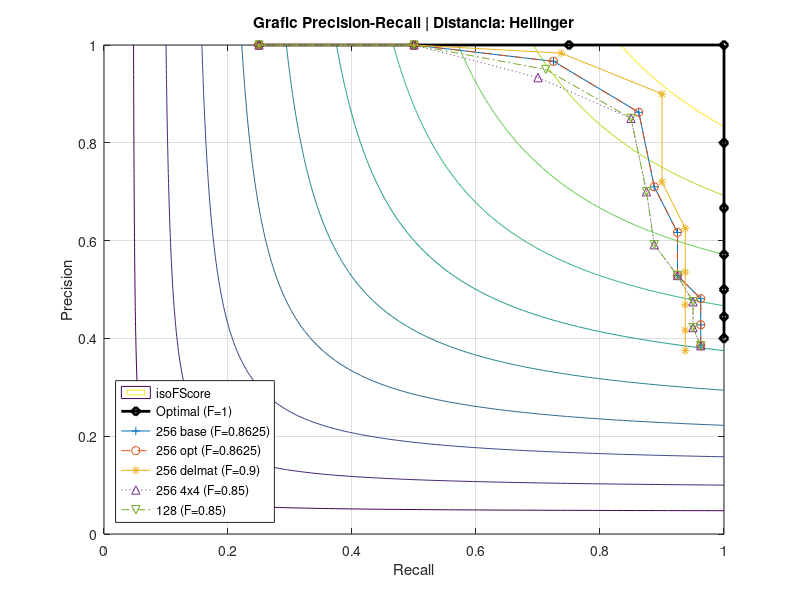

The MATLAB source for this figure:
clear all
%% Cargamos precision i recalls i calculamos F-score
% 256_base
load("precision_256_base.mat","precision_avg") 
precision_256_base = precision_avg;
load("recall_256_base.mat","recall_avg") 
recall_256_base = recall_avg;
f_score_256_base = max((2.*precision_256_base.*recall_256_base)./(precision_256_base+recall_256_base));

% 256_delmat
load("precision_256_delmat.mat","precision_avg") 
precision_256_delmat = precision_avg;
load("recall_256_delmat.mat","recall_avg") 
recall_256_delmat = recall_avg;
f_score_256_delmat = max((2.*precision_256_delmat.*recall_256_delmat)./(precision_256_delmat+recall_256_delmat));

% 256_opt
load("precision_256_opt.mat","precision_avg") 
precision_256_opt = precision_avg;
load("recall_256_opt.mat","recall_avg") 
recall_256_opt = recall_avg;
f_score_256_opt = max((2.*precision_256_opt.*recall_256_opt)./(precision_256_opt+recall_256_opt));

% 4x4
load("precision_256_4x4.mat","precision_avg") 
precision_256_4x4 = precision_avg;
load("recall_256_4x4.mat","recall_avg") 
recall_256_4x4 = recall_avg;
f_score_256_4x4 = max((2.*precision_256_4x4.*recall_256_4x4)./(precision_256_4x4+recall_256_4x4));

% 128
load("precision_128.mat","precision_avg") 
precision_128 = precision_avg;
load("recall_128.mat","recall_avg") 
recall_128 = recall_avg;
f_score_128 = max((2.*precision_128.*recall_128)./(precision_128+recall_128));


%% gráfico del precision recall
perfect_precision = [1,1,1,1,4/5,4/6,4/7,4/8,4/9,4/10];
perfect_recall = [0.25,0.5,0.75,1,1,1,1,1,1,1];
% contour per les isolines
x = linspace(0,1);
y = linspace(0,1);
[X,Y] = meshgrid(x,y); % contour nomes accepta matrius
Z = (2.*X.*Y)./(X+Y); % formula del f-score per a que calculi les isolinies
contour(X,Y,Z)
hold on

plot(perfect_recall,perfect_precision,'k-diamond','LineWidth',2)
grid on
hold on
xlabel('Recall');
ylabel('Precision');
title('Grafic Precision-Recall | Distancia: Hellinger')

plot(recall_256_base,precision_256_base,'-+')
plot(recall_256_opt,precision_256_opt,'--o')
plot(recall_256_delmat,precision_256_delmat,'-*')
plot(recall_256_4x4,precision_256_4x4,':^')
plot(recall_128,precision_128,'-.v')

legend('isoFScore','Optimal (F=1)',strcat('256 base (F=',num2str(f_score_256_base),')'), ...
    strcat('256 opt (F=',num2str(f_score_256_opt),')'),strcat('256 delmat (F=',num2str(f_score_256_delmat),')'), ...
    strcat('256 4x4 (F=',num2str(f_score_256_4x4),')'),strcat('128 (F=',num2str(f_score_128),')'),'Location','southwest')